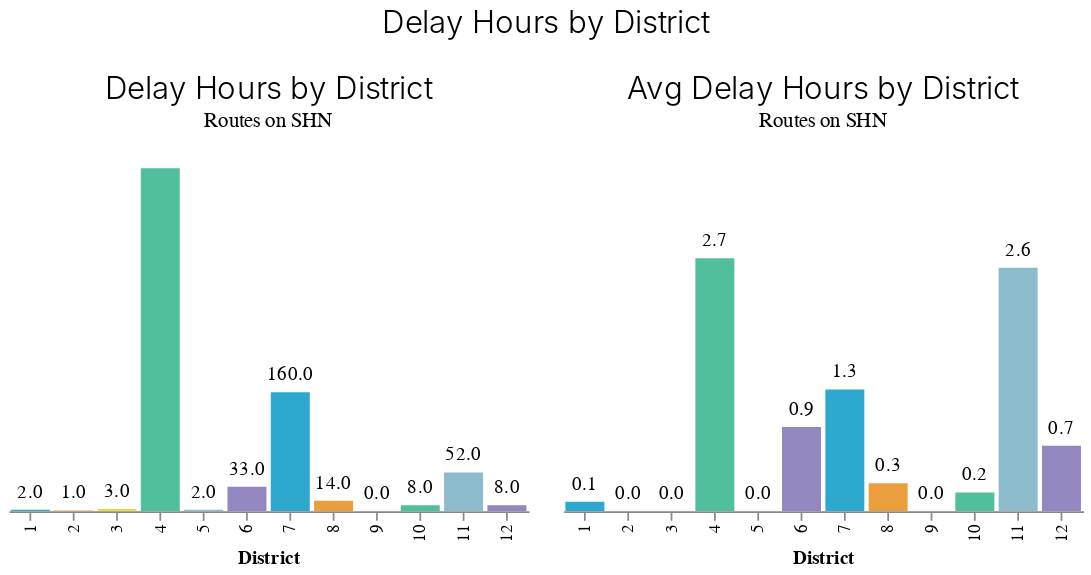

Notebook source saved alongside this figure:
### Code cell
by_district_delay = report_metrics.by_district_on_shn_breakdown(
    plot_df, ["delay_hours", "unique_route"]
)

bar_total = (report_charts.make_bar(by_district_delay, "delay_hours")
             .properties(width=WIDTH, height=HEIGHT)      
            )
bar_avg = (report_charts.make_bar(by_district_delay, "avg_delay_hours")
           .properties(width=WIDTH, height=HEIGHT)
          )

delay_hours_chart = report_charts.configure_hconcat_charts(
    [bar_total, bar_avg], 
    x_scale="independent", 
    y_scale="independent", 
    chart_title="Delay Hours by District")

delay_hours_chart

### Figure 1 — Vega-Lite specification as saved in the notebook (floating-point values rounded to 4 significant figures)
{"config": {"view": {"continuousWidth": 400, "continuousHeight": 300, "strokeWidth": 0}, "axis": {"grid": false}, "axisBand": {"grid": false}, "background": "white", "font": "Raleway", "header": {"labelFont": "Nunito Sans", "titleFont": "Raleway"}, "legend": {"labelColor": "#333", "labelFont": "Nunito Sans", "labelFontSize": 11, "labelLimit": 0, "padding": 1, "symbolSize": 30, "symbolType": "square", "titleColor": "#333", "titleFont": "Raleway", "titleFontSize": 14, "titlePadding": 10}, "title": {"anchor": "middle", "font": "Raleway", "fontSize": 18, "fontWeight": 300, "offset": 20}}, "hconcat": [{"layer": [{"mark": "bar", "encoding": {"color": {"field": "District", "legend": null, "scale": {"range": ["#2EA8CE", "#EB9F3C", "#F4D837", "#51BF9D", "#8CBCCB", "#9487C0"]}, "type": "nominal"}, "x": {"field": "District", "title": "District", "type": "nominal"}, "y": {"axis": null, "field": "delay_hours", "scale": {"domain": [0, 466]}, "title": "Delay Hours", "type": "quantitative"}}, "selection": {"selector007": {"type": "interval", "bind": "scales", "encodings": ["x", "y"]}}}, {"mark": {"type": "text", "align": "center", "baseline": "bottom", "color": "black", "dy": -5}, "encoding": {"color": {"value": "black"}, "text": {"field": "delay_hours", "format": ",.1f", "type": "quantitative"}, "tooltip": [{"field": "District", "type": "nominal"}, {"field": "delay_hours", "format": ",", "title": "delay hours", "type": "quantitative"}], "x": {"field": "District", "title": "District", "type": "nominal"}, "y": {"axis": null, "field": "delay_hours", "scale": {"domain": [0, 466]}, "title": "Delay Hours", "type": "quantitative"}}}], "height": 200, "title": {"text": "Delay Hours by District", "subtitle": "Routes on SHN"}, "width": 300}, {"layer": [{"mark": "bar", "encoding": {"color": {"field": "District", "legend": null, "scale": {"range": ["#2EA8CE", "#EB9F3C", "#F4D837", "#51BF9D", "#8CBCCB", "#9487C0"]}, "type": "nominal"}, "x": {"field": "District", "title": "District", "type": "nominal"}, "y": {"axis": null, "field": "avg_delay_hours", "scale": {"domain": [0, 3.7]}, "title": "Avg Delay Hours", "type": "quantitative"}}, "selection": {"selector008": {"type": "interval", "bind": "scales", "encodings": ["x", "y"]}}}, {"mark": {"type": "text", "align": "center", "baseline": "bottom", "color": "black", "dy": -5}, "encoding": {"color": {"value": "black"}, "text": {"field": "avg_delay_hours", "format": ",.1f", "type": "quantitative"}, "tooltip": [{"field": "District", "type": "nominal"}, {"field": "avg_delay_hours", "format": ",", "title": "avg delay hours", "type": "quantitative"}], "x": {"field": "District", "title": "District", "type": "nominal"}, "y": {"axis": null, "field": "avg_delay_hours", "scale": {"domain": [0, 3.7]}, "title": "Avg Delay Hours", "type": "quantitative"}}}], "height": 200, "title": {"text": "Avg Delay Hours by District", "subtitle": "Routes on SHN"}, "width": 300}], "data": {"name": "data-efb85cc26282df60b309af55e011b6c3"}, "resolve": {"scale": {"x": "independent", "y": "independent"}}, "title": "Delay Hours by District", "$schema": "https://vega.github.io/schema/vega-lite/v4.17.0.json", "datasets": {"data-efb85cc26282df60b309af55e011b6c3": [{"District": 1, "delay_hours": 2, "unique_route": 39, "pct_delay_hours": 0.003, "pct_unique_route": 0.059, "avg_delay_hours": 0.1}, {"District": 2, "delay_hours": 1, "unique_route": 34, "pct_delay_hours": 0.001, "pct_unique_route": 0.052, "avg_delay_hours": 0.0}, {"District": 3, "delay_hours": 3, "unique_route": 74, "pct_delay_hours": 0.004, "pct_unique_route": 0.113, "avg_delay_hours": 0.0}, {"District": 4, "delay_hours": 461, "unique_route": 172, "pct_delay_hours": 0.62, "pct_unique_route": 0.262, "avg_delay_hours": 2.7}, {"District": 5, "delay_hours": 2, "unique_route": 48, "pct_delay_hours": 0.003, "pct_unique_route": 0.073, "avg_delay_hours": 0.0}, {"District": 6, "delay_hours": 33, "unique_route": 35, "pct_delay_hours": 0.044, "pct_unique_route": 0.053, "avg_delay_hours": 0.9}, {"District": 7, "delay_hours": 160, "unique_route": 127, "pct_delay_hours": 0.215, "pct_unique_route": 0.193, "avg_delay_hours": 1.3}, {"District": 8, "delay_hours": 14, "unique_route": 43, "pct_delay_hours": 0.019, "pct_unique_route": 0.065, "avg_delay_hours": 0.3}, {"District": 9, "delay_hours": 0, "unique_route": 17, "pct_delay_hours": 0.0, "pct_unique_route": 0.026, "avg_delay_hours": 0.0}, {"District": 10, "delay_hours": 8, "unique_route": 37, "pct_delay_hours": 0.011, "pct_unique_route": 0.056, "avg_delay_hours": 0.2}, {"District": 11, "delay_hours": 52, "unique_route": 20, "pct_delay_hours": 0.07, "pct_unique_route": 0.03, "avg_delay_hours": 2.6}, {"District": 12, "delay_hours": 8, "unique_route": 11, "pct_delay_hours": 0.011, "pct_unique_route": 0.017, "avg_delay_hours": 0.7}]}}
